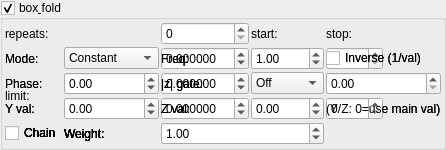
    <widget class="MyGroupBox" name="groupCheck_transf_function_enabled_false">
     <property name="toolTip">
      <string/>
     </property>
     <property name="title">
      <string>box&amp; fold</string>
     </property>
     <property name="checkable">
      <bool>true</bool>
     </property>
     <layout class="QVBoxLayout" name="verticalLayout_37" stretch="0">
      <property name="spacing">
       <number>2</number>
      </property>
      <property name="leftMargin">
       <number>2</number>
      </property>
      <property name="topMargin">
       <number>2</number>
      </property>
      <property name="rightMargin">
       <number>2</number>
      </property>
      <property name="bottomMargin">
       <number>2</number>
      </property>
      <item>
       <layout class="QGridLayout" name="gridLayout_4" columnstretch="0,0,1,0,0">
        <property name="spacing">
         <number>2</number>
        </property>
        <item row="0" column="2">
         <widget class="MySpinBox" name="spinboxInt_transf_int8_X">
          <property name="sizePolicy">
           <sizepolicy hsizetype="Minimum" vsizetype="Maximum">
            <horstretch>0</horstretch>
            <verstretch>0</verstretch>
           </sizepolicy>
          </property>
          <property name="maximum">
           <number>999</number>
          </property>
         </widget>
        </item>
        <item row="3" column="2">
         <widget class="MyDoubleSpinBox" name="spinbox3_transf_offset_111_z">
          <property name="enabled">
           <bool>true</bool>
          </property>
          <property name="sizePolicy">
           <sizepolicy hsizetype="Minimum" vsizetype="Maximum">
            <horstretch>0</horstretch>
            <verstretch>0</verstretch>
           </sizepolicy>
          </property>
          <property name="decimals">
           <number>6</number>
          </property>
          <property name="minimum">
           <double>-99.989999999999995</double>
          </property>
          <property name="maximum">
           <double>99.989999999999995</double>
          </property>
          <property name="singleStep">
           <double>0.100000000000000</double>
          </property>
         </widget>
        </item>
        <item row="3" column="1">
         <widget class="MyCheckBox" name="checkBox_transf_function_enabledAz_false">
          <property name="text">
           <string notr="true">z.z</string>
          </property>
         </widget>
        </item>
        <item row="1" column="2">
         <widget class="MyDoubleSpinBox" name="spinbox3_transf_offset_111_x">
          <property name="enabled">
           <bool>true</bool>
          </property>
          <property name="sizePolicy">
           <sizepolicy hsizetype="Minimum" vsizetype="Maximum">
            <horstretch>0</horstretch>
            <verstretch>0</verstretch>
           </sizepolicy>
          </property>
          <property name="prefix">
           <string/>
          </property>
          <property name="decimals">
           <number>6</number>
          </property>
          <property name="minimum">
           <double>-99.989999999999995</double>
          </property>
          <property name="singleStep">
           <double>0.100000000000000</double>
          </property>
         </widget>
        </item>
        <item row="1" column="1">
         <widget class="MyCheckBox" name="checkBox_transf_function_enabledAx">
          <property name="text">
           <string notr="true">z.x</string>
          </property>
         </widget>
        </item>
        <item row="2" column="2">
         <widget class="MyDoubleSpinBox" name="spinbox3_transf_offset_111_y">
          <property name="enabled">
           <bool>true</bool>
          </property>
          <property name="sizePolicy">
           <sizepolicy hsizetype="Minimum" vsizetype="Maximum">
            <horstretch>0</horstretch>
            <verstretch>0</verstretch>
           </sizepolicy>
          </property>
          <property name="decimals">
           <number>6</number>
          </property>
          <property name="minimum">
           <double>-99.989999999999995</double>
          </property>
          <property name="maximum">
           <double>99.989999999999995</double>
          </property>
          <property name="singleStep">
           <double>0.100000000000000</double>
          </property>
         </widget>
        </item>
        <item row="1" column="3">
         <widget class="MySpinBox" name="spinboxInt_transf_start_iterations_A">
          <property name="sizePolicy">
           <sizepolicy hsizetype="Minimum" vsizetype="Maximum">
            <horstretch>0</horstretch>
            <verstretch>0</verstretch>
           </sizepolicy>
          </property>
          <property name="maximum">
           <number>999</number>
          </property>
         </widget>
        </item>
        <item row="2" column="1">
         <widget class="MyCheckBox" name="checkBox_transf_function_enabledAy">
          <property name="text">
           <string notr="true">z.y</string>
          </property>
         </widget>
        </item>
        <item row="1" column="0" rowspan="4">
         <widget class="QLabel" name="label_23">
          <property name="text">
           <string>limit:</string>
          </property>
          <property name="wordWrap">
           <bool>true</bool>
          </property>
         </widget>
        </item>
        <item row="1" column="4">
         <widget class="MySpinBox" name="spinboxInt_transf_stop_iterations_A">
          <property name="sizePolicy">
           <sizepolicy hsizetype="Minimum" vsizetype="Maximum">
            <horstretch>0</horstretch>
            <verstretch>0</verstretch>
           </sizepolicy>
          </property>
          <property name="maximum">
           <number>999</number>
          </property>
         </widget>
        </item>
        <item row="0" column="3">
         <widget class="QLabel" name="label_68">
          <property name="text">
           <string>start:</string>
          </property>
         </widget>
        </item>
        <item row="0" column="4">
         <widget class="QLabel" name="label_49">
          <property name="text">
           <string>stop:</string>
          </property>
         </widget>
        </item>
        <item row="2" column="3">
         <widget class="MySpinBox" name="spinboxInt_transf_multiplier_start_iter_1">
          <property name="sizePolicy">
           <sizepolicy hsizetype="Minimum" vsizetype="Maximum">
            <horstretch>0</horstretch>
            <verstretch>0</verstretch>
           </sizepolicy>
          </property>
          <property name="maximum">
           <number>999</number>
          </property>
         </widget>
        </item>
        <item row="2" column="4">
         <widget class="MySpinBox" name="spinboxInt_transf_multiplier_stop_iter_1">
          <property name="sizePolicy">
           <sizepolicy hsizetype="Minimum" vsizetype="Maximum">
            <horstretch>0</horstretch>
            <verstretch>0</verstretch>
           </sizepolicy>
          </property>
          <property name="maximum">
           <number>999</number>
          </property>
         </widget>
        </item>
      <item row="1" column="0">
       <widget class="QLabel"><property name="text"><string>Mode:</string></property></widget>
      </item>
      <item row="1" column="1">
       <widget class="MyComboBox" name="comboBox_transf_multiplier_value_mode_1">
        <item><property name="text"><string notr="true">Constant</string></property></item>
        <item><property name="text"><string notr="true">Sine</string></property></item>
        <item><property name="text"><string notr="true">Ramp</string></property></item>
        <item><property name="text"><string notr="true">Exponential</string></property></item>
        <item><property name="text"><string notr="true">Triangle</string></property></item>
        <item><property name="text"><string notr="true">Square</string></property></item>
        <item><property name="text"><string notr="true">Smoothstep</string></property></item>
        <item><property name="text"><string notr="true">Noise</string></property></item>
        <item><property name="text"><string notr="true">Ping-pong</string></property></item>
        <item><property name="text"><string notr="true">Stepped</string></property></item>
       </widget>
      </item>
      <item row="1" column="2">
       <widget class="QLabel"><property name="text"><string>Freq:</string></property></widget>
      </item>
      <item row="1" column="3">
       <widget class="MyDoubleSpinBox" name="spinbox_transf_multiplier_frequency_1">
        <property name="minimum"><double>0.01</double></property><property name="maximum"><double>100.0</double></property>
        <property name="singleStep"><double>0.1</double></property><property name="value"><double>1.0</double></property>
       </widget>
      </item>
      <item row="1" column="4" colspan="2">
       <widget class="MyCheckBox" name="checkBox_transf_multiplier_inverse_1">
        <property name="text"><string>Inverse (1/val)</string></property>
       </widget>
      </item>
      <item row="2" column="0">
       <widget class="QLabel"><property name="text"><string>Phase:</string></property></widget>
      </item>
      <item row="2" column="1">
       <widget class="MyDoubleSpinBox" name="spinbox_transf_multiplier_phase_1">
        <property name="minimum"><double>-10.0</double></property><property name="maximum"><double>10.0</double></property>
        <property name="singleStep"><double>0.1</double></property><property name="value"><double>0.0</double></property>
       </widget>
      </item>
      <item row="2" column="2">
       <widget class="QLabel"><property name="text"><string>|z| gate:</string></property></widget>
      </item>
      <item row="2" column="3">
       <widget class="MyComboBox" name="comboBox_transf_multiplier_threshold_mode_1">
        <item><property name="text"><string notr="true">Off</string></property></item>
        <item><property name="text"><string notr="true">&gt; thresh</string></property></item>
        <item><property name="text"><string notr="true">&lt; thresh</string></property></item>
       </widget>
      </item>
      <item row="2" column="4" colspan="2">
       <widget class="MyDoubleSpinBox" name="spinbox_transf_multiplier_threshold_1">
        <property name="minimum"><double>0.0</double></property><property name="maximum"><double>1000.0</double></property>
        <property name="singleStep"><double>0.1</double></property><property name="value"><double>0.0</double></property>
       </widget>
      </item>
      <item row="3" column="0">
       <widget class="QLabel"><property name="text"><string>Y val:</string></property></widget>
      </item>
      <item row="3" column="1">
       <widget class="MyDoubleSpinBox" name="spinbox_transf_multiplier_scale_y_1">
        <property name="minimum"><double>-100.0</double></property><property name="maximum"><double>100.0</double></property>
        <property name="singleStep"><double>0.01</double></property><property name="value"><double>0.0</double></property>
       </widget>
      </item>
      <item row="3" column="2">
       <widget class="QLabel"><property name="text"><string>Z val:</string></property></widget>
      </item>
      <item row="3" column="3">
       <widget class="MyDoubleSpinBox" name="spinbox_transf_multiplier_scale_z_1">
        <property name="minimum"><double>-100.0</double></property><property name="maximum"><double>100.0</double></property>
        <property name="singleStep"><double>0.01</double></property><property name="value"><double>0.0</double></property>
       </widget>
      </item>
      <item row="3" column="4" colspan="2">
       <widget class="QLabel"><property name="text"><string notr="true">(Y/Z: 0=use main val)</string></property></widget>
      </item>
      <item row="4" column="0">
       <widget class="MyCheckBox" name="checkBox_transf_multiplier_chain_5">
        <property name="text"><string>Chain</string></property>
       </widget>
      </item>
      <item row="4" column="1">
       <widget class="QLabel"><property name="text"><string>Weight:</string></property></widget>
      </item>
      <item row="4" column="2" colspan="2">
       <widget class="MyDoubleSpinBox" name="spinbox_transf_multiplier_weight_5">
        <property name="minimum"><double>0.0</double></property><property name="maximum"><double>10.0</double></property>
        <property name="singleStep"><double>0.1</double></property><property name="value"><double>1.0</double></property>
       </widget>
      </item>
      <item row="4" column="0">
       <widget class="MyCheckBox" name="checkBox_transf_multiplier_chain_4">
        <property name="text"><string>Chain</string></property>
       </widget>
      </item>
      <item row="4" column="1">
       <widget class="QLabel"><property name="text"><string>Weight:</string></property></widget>
      </item>
      <item row="4" column="2" colspan="2">
       <widget class="MyDoubleSpinBox" name="spinbox_transf_multiplier_weight_4">
        <property name="minimum"><double>0.0</double></property><property name="maximum"><double>10.0</double></property>
        <property name="singleStep"><double>0.1</double></property><property name="value"><double>1.0</double></property>
       </widget>
      </item>
      <item row="4" column="0">
       <widget class="MyCheckBox" name="checkBox_transf_multiplier_chain_3">
        <property name="text"><string>Chain</string></property>
       </widget>
      </item>
      <item row="4" column="1">
       <widget class="QLabel"><property name="text"><string>Weight:</string></property></widget>
      </item>
      <item row="4" column="2" colspan="2">
       <widget class="MyDoubleSpinBox" name="spinbox_transf_multiplier_weight_3">
        <property name="minimum"><double>0.0</double></property><property name="maximum"><double>10.0</double></property>
        <property name="singleStep"><double>0.1</double></property><property name="value"><double>1.0</double></property>
       </widget>
      </item>
      <item row="4" column="0">
       <widget class="MyCheckBox" name="checkBox_transf_multiplier_chain_2">
        <property name="text"><string>Chain</string></property>
       </widget>
      </item>
      <item row="4" column="1">
       <widget class="QLabel"><property name="text"><string>Weight:</string></property></widget>
      </item>
      <item row="4" column="2" colspan="2">
       <widget class="MyDoubleSpinBox" name="spinbox_transf_multiplier_weight_2">
        <property name="minimum"><double>0.0</double></property><property name="maximum"><double>10.0</double></property>
        <property name="singleStep"><double>0.1</double></property><property name="value"><double>1.0</double></property>
       </widget>
      </item>
      <item row="4" column="0">
       <widget class="MyCheckBox" name="checkBox_transf_multiplier_chain_1">
        <property name="text"><string>Chain</string></property>
       </widget>
      </item>
      <item row="4" column="1">
       <widget class="QLabel"><property name="text"><string>Weight:</string></property></widget>
      </item>
      <item row="4" column="2" colspan="2">
       <widget class="MyDoubleSpinBox" name="spinbox_transf_multiplier_weight_1">
        <property name="minimum"><double>0.0</double></property><property name="maximum"><double>10.0</double></property>
        <property name="singleStep"><double>0.1</double></property><property name="value"><double>1.0</double></property>
       </widget>
      </item>
        <item row="3" column="3">
         <widget class="MySpinBox" name="spinboxInt_transf_multiplier_start_iter_2">
          <property name="sizePolicy">
           <sizepolicy hsizetype="Minimum" vsizetype="Maximum">
            <horstretch>0</horstretch>
            <verstretch>0</verstretch>
           </sizepolicy>
          </property>
          <property name="maximum">
           <number>999</number>
          </property>
         </widget>
        </item>
        <item row="3" column="4">
         <widget class="MySpinBox" name="spinboxInt_transf_multiplier_stop_iter_2">
          <property name="sizePolicy">
           <sizepolicy hsizetype="Minimum" vsizetype="Maximum">
            <horstretch>0</horstretch>
            <verstretch>0</verstretch>
           </sizepolicy>
          </property>
          <property name="maximum">
           <number>999</number>
          </property>
         </widget>
        </item>
      <item row="1" column="0">
       <widget class="QLabel"><property name="text"><string>Mode:</string></property></widget>
      </item>
      <item row="1" column="1">
       <widget class="MyComboBox" name="comboBox_transf_multiplier_value_mode_2">
        <item><property name="text"><string notr="true">Constant</string></property></item>
        <item><property name="text"><string notr="true">Sine</string></property></item>
        <item><property name="text"><string notr="true">Ramp</string></property></item>
        <item><property name="text"><string notr="true">Exponential</string></property></item>
        <item><property name="text"><string notr="true">Triangle</string></property></item>
        <item><property name="text"><string notr="true">Square</string></property></item>
        <item><property name="text"><string notr="true">Smoothstep</string></property></item>
        <item><property name="text"><string notr="true">Noise</string></property></item>
        <item><property name="text"><string notr="true">Ping-pong</string></property></item>
        <item><property name="text"><string notr="true">Stepped</string></property></item>
       </widget>
      </item>
      <item row="1" column="2">
       <widget class="QLabel"><property name="text"><string>Freq:</string></property></widget>
      </item>
      <item row="1" column="3">
       <widget class="MyDoubleSpinBox" name="spinbox_transf_multiplier_frequency_2">
        <property name="minimum"><double>0.01</double></property><property name="maximum"><double>100.0</double></property>
        <property name="singleStep"><double>0.1</double></property><property name="value"><double>1.0</double></property>
       </widget>
      </item>
      <item row="1" column="4" colspan="2">
       <widget class="MyCheckBox" name="checkBox_transf_multiplier_inverse_2">
        <property name="text"><string>Inverse (1/val)</string></property>
       </widget>
      </item>
      <item row="2" column="0">
       <widget class="QLabel"><property name="text"><string>Phase:</string></property></widget>
      </item>
      <item row="2" column="1">
       <widget class="MyDoubleSpinBox" name="spinbox_transf_multiplier_phase_2">
        <property name="minimum"><double>-10.0</double></property><property name="maximum"><double>10.0</double></property>
        <property name="singleStep"><double>0.1</double></property><property name="value"><double>0.0</double></property>
       </widget>
      </item>
      <item row="2" column="2">
       <widget class="QLabel"><property name="text"><string>|z| gate:</string></property></widget>
      </item>
      <item row="2" column="3">
       <widget class="MyComboBox" name="comboBox_transf_multiplier_threshold_mode_2">
        <item><property name="text"><string notr="true">Off</string></property></item>
        <item><property name="text"><string notr="true">&gt; thresh</string></property></item>
        <item><property name="text"><string notr="true">&lt; thresh</string></property></item>
       </widget>
      </item>
      <item row="2" column="4" colspan="2">
       <widget class="MyDoubleSpinBox" name="spinbox_transf_multiplier_threshold_2">
        <property name="minimum"><double>0.0</double></property><property name="maximum"><double>1000.0</double></property>
        <property name="singleStep"><double>0.1</double></property><property name="value"><double>0.0</double></property>
       </widget>
      </item>
      <item row="3" column="0">
       <widget class="QLabel"><property name="text"><string>Y val:</string></property></widget>
      </item>
      <item row="3" column="1">
       <widget class="MyDoubleSpinBox" name="spinbox_transf_multiplier_scale_y_2">
        <property name="minimum"><double>-100.0</double></property><property name="maximum"><double>100.0</double></property>
        <property name="singleStep"><double>0.01</double></property><property name="value"><double>0.0</double></property>
       </widget>
      </item>
      <item row="3" column="2">
       <widget class="QLabel"><property name="text"><string>Z val:</string></property></widget>
      </item>
      <item row="3" column="3">
       <widget class="MyDoubleSpinBox" name="spinbox_transf_multiplier_scale_z_2">
        <property name="minimum"><double>-100.0</double></property><property name="maximum"><double>100.0</double></property>
        <property name="singleStep"><double>0.01</double></property><property name="value"><double>0.0</double></property>
       </widget>
      </item>
      <item row="3" column="4" colspan="2">
       <widget class="QLabel"><property name="text"><string notr="true">(Y/Z: 0=use main val)</string></property></widget>
      </item>
        <item row="0" column="0" colspan="2">
         <widget class="QLabel" name="label_19">
          <property name="text">
           <string>repeats:</string>
          </property>
         </widget>
        </item>
       </layout>
      </item>
     </layout>
    </widget>
